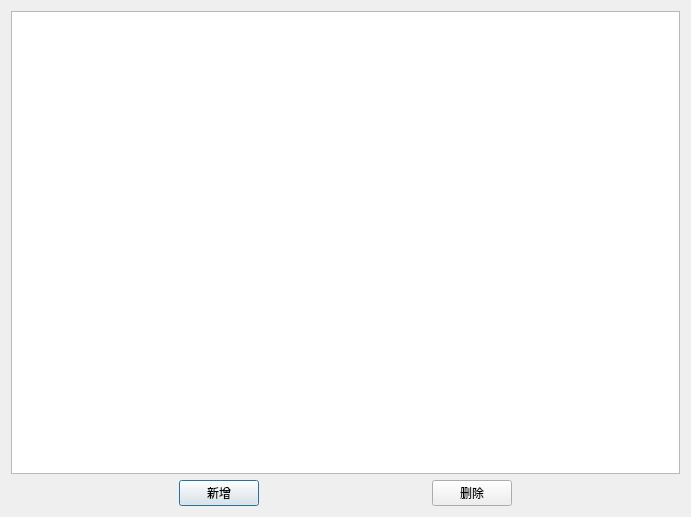
<?xml version="1.0" encoding="UTF-8"?>
<ui version="4.0">
 <class>dl_attachment</class>
 <widget class="QDialog" name="dl_attachment">
  <property name="geometry">
   <rect>
    <x>0</x>
    <y>0</y>
    <width>691</width>
    <height>517</height>
   </rect>
  </property>
  <property name="windowTitle">
   <string>附件信息</string>
  </property>
  <layout class="QVBoxLayout" name="verticalLayout">
   <item>
    <widget class="QTableWidget" name="tw_result"/>
   </item>
   <item>
    <layout class="QHBoxLayout" name="horizontalLayout">
     <item>
      <spacer name="horizontalSpacer">
       <property name="orientation">
        <enum>Qt::Horizontal</enum>
       </property>
       <property name="sizeHint" stdset="0">
        <size>
         <width>40</width>
         <height>20</height>
        </size>
       </property>
      </spacer>
     </item>
     <item>
      <widget class="QPushButton" name="pb_add">
       <property name="text">
        <string>新增</string>
       </property>
      </widget>
     </item>
     <item>
      <spacer name="horizontalSpacer_3">
       <property name="orientation">
        <enum>Qt::Horizontal</enum>
       </property>
       <property name="sizeHint" stdset="0">
        <size>
         <width>40</width>
         <height>20</height>
        </size>
       </property>
      </spacer>
     </item>
     <item>
      <widget class="QPushButton" name="pb_delete">
       <property name="text">
        <string>删除</string>
       </property>
      </widget>
     </item>
     <item>
      <spacer name="horizontalSpacer_2">
       <property name="orientation">
        <enum>Qt::Horizontal</enum>
       </property>
       <property name="sizeHint" stdset="0">
        <size>
         <width>40</width>
         <height>20</height>
        </size>
       </property>
      </spacer>
     </item>
    </layout>
   </item>
  </layout>
 </widget>
 <resources/>
 <connections/>
</ui>
